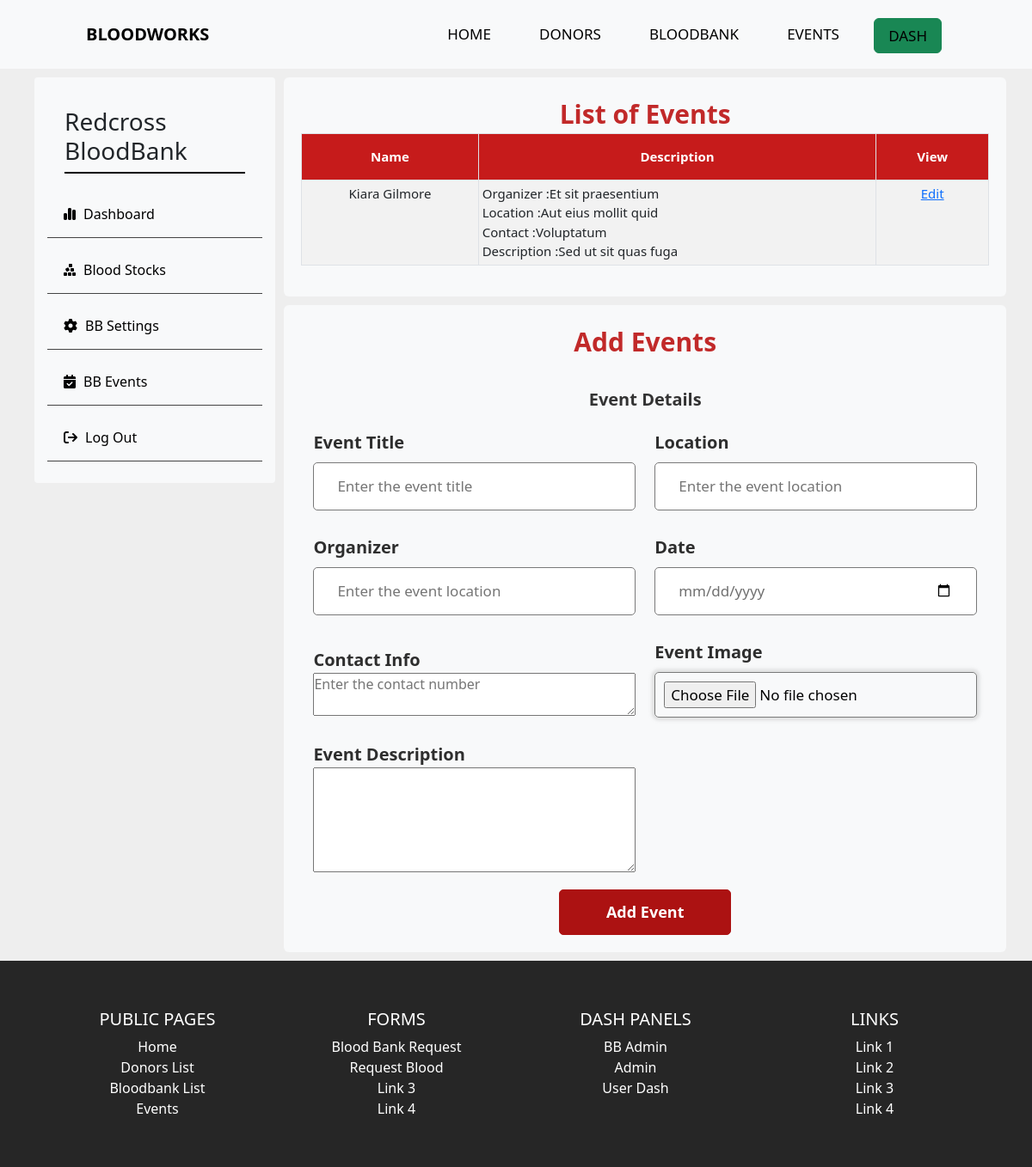
/bbadmin/events (signed in), run on the app's committed database.
### tables this page shows
CREATE TABLE `blood_banks` (
  `bb_id` int(11) NOT NULL,
  `bb_name` varchar(50) NOT NULL,
  `bb_email` varchar(50) DEFAULT NULL,
  `bb_username` varchar(50) NOT NULL,
  `bb_password` varchar(100) NOT NULL,
  `bb_phoneno` varchar(20) DEFAULT NULL,
  `bb_address` varchar(255) DEFAULT NULL,
  `bb_status` varchar(50) DEFAULT NULL,
  `bb_description` varchar(255) DEFAULT NULL,
  `bb_image` varchar(100) DEFAULT NULL
);

CREATE TABLE `event` (
  `event_id` int(11) NOT NULL,
  `bb_id` int(11) DEFAULT NULL,
  `event_name` varchar(50) DEFAULT NULL,
  `event_location` varchar(50) DEFAULT NULL,
  `event_desc` text DEFAULT NULL,
  `organizer` varchar(50) DEFAULT NULL,
  `contact_info` varchar(255) DEFAULT NULL,
  `event_date` date DEFAULT NULL,
  `image` varchar(100) DEFAULT NULL
);

### controllers/BBAdminEvents.php (called while the page is built, shortened)
<?php
class BBAdmin extends BloodBank
{
    public function index($a = "", $b = "", $c = "")
    {
        $loggedindata = $this->getUserData();
        $bb_id = getLoggedinUser('bb_id');
        $eventlist = $this->eventDetail($bb_id);
        $data = [
            "events" => $eventlist,
            "loggedinuser" => $loggedindata,
        ];
        $this->view('bbadmin/events',$data);
    }
    public function getUserData()
    {
        $getuserdata = new Model;
        $getuserdata->table = "blood_banks";
        $getuserdata->order_column = "bb_id";
        $getsessionid = getLoggedinUser('bb_id');
        $data = [
            "bb_id" => "$getsessionid"
        ];
        $getuserdata = $getuserdata->where($data);
        return $getuserdata;
    }
}

### includes/app.php (called while the page is built, shortened)
<?php
class App
{
    private $method = "index";
    public function splitURL()
    {
        $URL = $_GET['url'] ?? 'home';
        $URL = explode("/", trim($URL, "/"));
        return $URL;
    }
    public function loadController()
    {
        $URL = $this->splitURL();
        if($URL[0] == "dash"){
            if ($URL[0] == "dash" && !isset($URL[1])) {
                $filename = "controllers/Dash"  . ".php";
            } elseif ($URL[0] == "dash" && isset($URL[1])) {
                $filename = "controllers/" . $URL[0] . $URL[1] . ".php";
            }
        }
        elseif ($URL[0] == "admin"  ) {
            if ($URL[0] == "admin" && !isset($URL[1])) {
                $filename = "controllers/Admin"  . ".php";
            } elseif ($URL[0] == "admin" && isset($URL[1])) {
                $filename = "controllers/" . $URL[0] . $URL[1] . ".php";
            }
        }
        elseif ($URL[0] == "bbadmin"  ) {
            if ($URL[0] == "bbadmin" && !isset($URL[1])) {
                $filename = "controllers/bbadmin"  . ".php";
            } elseif ($URL[0] == "bbadmin" && isset($URL[1])) {
                $filename = "controllers/" . $URL[0] . $URL[1] . ".php";
            }
        }
        else{
            $filename = "controllers/" .$URL[0] . ".php";
        }
        if (file_exists($filename)) {
            unset($URL[0]);
        } else {
            $filename = "controllers/_404.php";
            require $filename;
            $this->controller = "_404";
        }
        $controller = new $this->controller;
        $URL = $URL ? array_values($URL) : [];
        call_user_func_array([$controller, $this->method], $URL);
    }
}

### index.php (called while the page is built, shortened)
<?php
$app = new App;
$app->loadController();
?>

### includes/database.php (called while the page is built, shortened)
<?php
trait Database
{
    public function connect()
    {
        $string = "mysql:hostname=" . DBHOST . ";dbname=" . DBNAME;
        $con = new PDO($string, DBUSER, DBPASS);
        return $con;
    }
    public function query($query, $data = [])
    {
        $con = $this->connect();
        $stm = $con->prepare($query);
        $check = $stm->execute($data);
        if ($check) {
            $result = $stm->fetchAll(PDO::FETCH_OBJ);
            if (is_array($result) && count($result)) {
                return $result;
            }
        }
        return false;
    }
}

### includes/models.php (called while the page is built, shortened)
<?php
class Model
{
    public $table = "users";
    protected $limit = '100';
    protected $offset = 0;
    protected $order_type = "desc";
    public $order_column = "id";
    public function where($data, $data_not = [])
    {
        $keys = array_keys($data);
        $query = "select * from $this->table where ";
        foreach ($keys as $key) {
            $query .= $key . " = :" . $key . " && ";
        }
        $query = trim($query, " && ");
        $query .= " order by $this->order_column $this->order_type limit $this->limit offset $this->offset";
        $data = array_merge($data, $data_not);
        return $this->query($query, $data);
    }
}

### controllers/BloodBank.php (called while the page is built, shortened)
<?php
class BloodBank
{
    public function eventDetail($bb_id)
    {
        $eventlist = new Model;
        $eventlist->table = "event";
        $eventlist->order_column = "event_id";
        $data = [
            "bb_id" => $bb_id
        ];
        $eventlist = $eventlist->where($data);
        return $eventlist;
    }
}

### views/bbadmin/events.views.php (the view)
<?php
include_once 'views/header.php';
?>
<main class="dash-container">
    <section class="dashboard_container">
        <?php include_once 'asidemenu.php'; ?>
        <div class="info ">
            <div class="container">
                <div class="heading">
                    List of Events
                </div>
                <div class="table-section">
                    <div style="overflow-x:auto;">
                        <table id="datatable" class="table table-hover table-striped table-bordered table-sm" cellspacing="0" width="100%">
                            <thead>
                                <tr>
                                    <th class="th-sm">Name
                                    </th>
                                    <th class="th-sm">Description
                                    </th>
                                    <th class="th-sm">View
                                    </th>
                                </tr>
                            </thead>
                            <tbody>
                                <?php
                                if (empty($events)) {
                                    echo "No events available";
                                } else {
                                    foreach ($events as $event) {
                                ?>
                                        <tr>
                                            <td><?= $event->event_name; ?></td>
                                            <td style="text-align:left;">
                                                Organizer :<?= $event->organizer; ?> <br>
                                                Location :<?= $event->event_location; ?> <br>
                                                Contact :<?= $event->contact_info; ?> <br>
                                                Description :<?= $event->event_desc; ?> <br>
                                            </td>
                                            <td>
                                                <a href="<?= HOSTNAME ?>/bbadmin/editevent/<?= $event->event_id; ?>">Edit</a>
                                            </td>
                                        </tr>
                                <?php
                                    }
                                }
                                ?>
                            </tbody>
                        </table>
                    </div>
                </div>
            </div>
            <div class="container">
                <div class="heading">
                    Add Events
                </div>
                <form action="events" method="post" enctype="multipart/form-data">
                    <div class="form first">
                        <div class="details personal">
                            <span class="title">Event Details</span>
                            <div class="fields">
                                <div class="input_field">
                                    <label>Event Title</label>
                                    <input type="text" name="event_name" placeholder="Enter the event title" required>
                                </div>
                                <div class="input_field">
                                    <label>Location</label>
                                    <input type="text" name="event_location" placeholder="Enter the event location" required>
                                </div>
                                <div class="input_field">
                                    <label>Organizer</label>
                                    <input type="text" name="organizer" placeholder="Enter the event location" required>
                                </div>
                                <div class="input_field">
                                    <label>Date</label>
                                    <input type="date" id="inputdate" name="event_date" placeholder="Enter the event date" required>
                                </div>
                                <div class="input_field">
                                    <label>Contact Info</label>
                                    <textarea type="text" maxlength="10" name="contact_info" placeholder="Enter the contact number" required></textarea>
                                </div>
                                <div class="input_field">
                                    <label>Event Image</label>
                                    <input style="padding: 10px;height:auto;" type="file" name="image" class="custom-file-input" id="inputGroupFile01">
                                </div>
                                <div class="input_field">
                                    <label>Event Description</label>
                                    <textarea name="event_desc" id="" cols="30" rows="5"></textarea>
                                </div>
                            </div>
                            <input class="submit button" type="submit" name="add-event" value="Add Event">
                        </div>
                    </div>
                </form>
            </div>
    </section>
</main>
<?php include 'views/footer.php' ?>

### views/bbadmin/asidemenu.php (shortened to what this page needs)
<div class="dashboard ">
    <?php foreach ($loggedinuser as $user) {
    ?>
        <div class="profile-container">
            <h3><?= $user->bb_name ?></h3>
        </div>
        <div class="side-list">
            <a href="<?= HOSTNAME ?>bbadmin">
                <i class="fa-solid fa-chart-simple active"></i>Dashboard</a>
            <a href="<?= HOSTNAME ?>bbadmin/bloodstock">
                <i class="fa-solid fa-cubes-stacked"></i>Blood Stocks</a>
            <a href="<?= HOSTNAME ?>bbadmin/edit">
                <i class="fa-solid fa-gear"></i>BB Settings</a>
            <a href="<?= HOSTNAME ?>bbadmin/events">
                <i class="fa-solid fa-calendar-check"></i>BB Events</a>
            <a href="<?= HOSTNAME ?>logout">
                <i class="fa-solid fa-arrow-right-from-bracket"></i>Log Out</a>
        </div>
    <?php  }
    ?>
</div>

### assets/css/style.css (style rules this page uses)
* { margin: 0; padding: 0; box-sizing: border-box; }
body { background: #eeeeee; }
main { min-height: 100vh; }
.table-section { position: relative; }
td, th { font-size: 15px; padding: 40px; height: 30px; text-align: center; }
#datatable th { background-color: rgb(198, 27, 27); font-weight: bold; color: white; font-size: 15px; padding: 15px; text-align: center; }
.dash-container { width: 100%; }
.dashboard_container { position: relative; display: flex; flex-direction: row; top: 40px; left: 0; max-width: 1140px; margin: 40px auto; }
.dashboard { width: 25%; min-width: 15%; height: fit-content; }
.dashboard ,.info { overflow: none; margin: 10px; }
.dashboard, .info .container { background-color: #F8F9FA; border-radius: 4px; padding: 15px; }
.info .container { margin: 10px 0; }
.profile-container { display: flex; flex-direction: column; justify-content: center; align-items: center; margin: 20px; border-bottom: 2px solid black; }
.side-list { display: flex; flex-direction: column; margin-top: 10px; height: fit-content; }
.side-list a { display: block; margin-bottom: 10px; margin-left: 0; padding: 10px; width: 100%; border-bottom: 1px solid rgb(68, 68, 68); font-size: 1rem; text-decoration: none; color: black; }
.side-list a i { padding: 9px; }
.info { width: 75%; }
.info { position: relative; margin: auto; }
.info .container , .inf .container { position: relative; border-radius: 6px; background-color: #F8F9FA; padding: 20px; }
.info .container .heading, .container h1, .inf .container .heading { position: relative; font-size: 30px; font-weight: bold; width: fit-content; margin: auto; color: rgb(193, 41, 41); }
.info .container form ,.inf .container form { position: relative; margin:auto; z-index: 3; }
.info .container form .details,.inf .container form .details { margin-top: 30px; }
.info .container form .title,.inf .container form .title { display: block; font-size: 20px; font-weight: bold; margin: auto; width: fit-content; color: #333; }
.info .container form .fields,.inf .container form .fields { display: flex; align-items: center; justify-content: space-between; margin: 10px; flex-wrap: wrap; }
form .fields .input_field { display: flex; width: calc(100% / 2 - 15px); flex-direction: column; margin: 10px 4px; }
form .log-reg-field .input_field input, form .fields .input_field input { padding: 27px; }
form .log-reg-field .input_field input,form .fields .input_field input { font-size: 17px; }
.input_field label { display: inline-block; font-size: 20px; font-weight: bold; color: #2e2e2e; }
.input_field input, .input_field select { outline: none; font-size: 14px; font-weight: 400; color: #000000; border-radius: 5px; border: 1px solid #797979; padding: 0 15px; height: 42px; margin: 8px 0; }
.input_field input[type="date"] { color: #707070; }
form .button,.button { display: flex; align-items: center; justify-content: center; text-align: center; max-width: 200px; width: fit-content; height: fit-content; margin: auto; padding: 12px; border: 1px solid rgb(172, 18, 18);; outline: none; background-color: rgb(172, 18, 18); color: white; border-radius: 5px; cursor: pointer; font-size: 15px; font-weight: bold; position: relative; top: 0; left: 0; transition: all 200ms ease-in-out; }
.form input[type="submit"] { font-size: 18px; width: 300px; margin-top: 10px; }

### data on the page
blood_banks: bb_name "Redcross BloodBank"
event: event_name "Kiara Gilmore", organizer "Et sit praesentium", event_location "Aut eius mollit quid", contact_info "Voluptatum", event_desc "Sed ut sit quas fuga"
